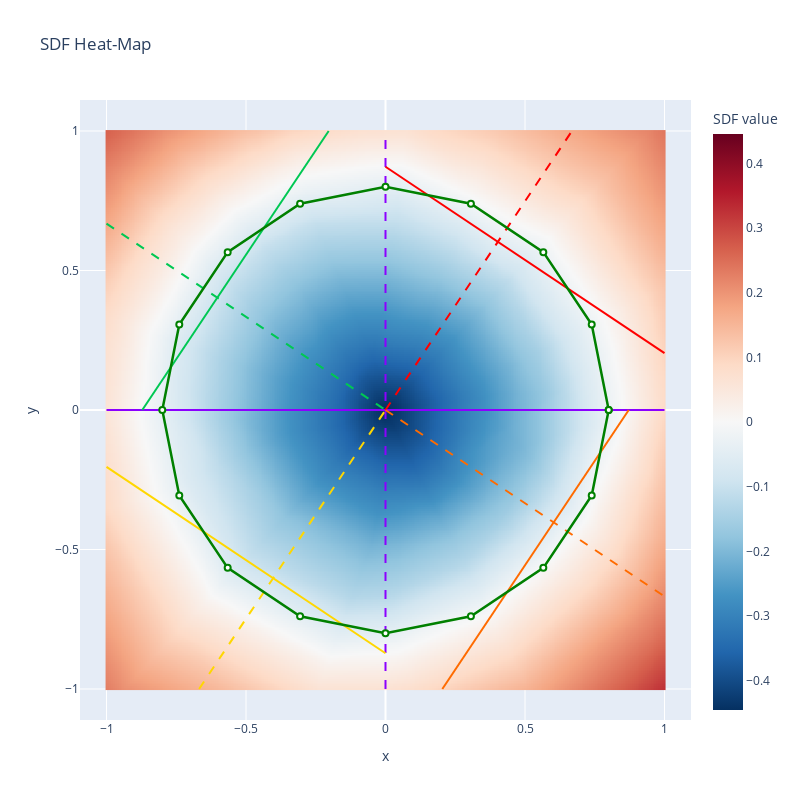
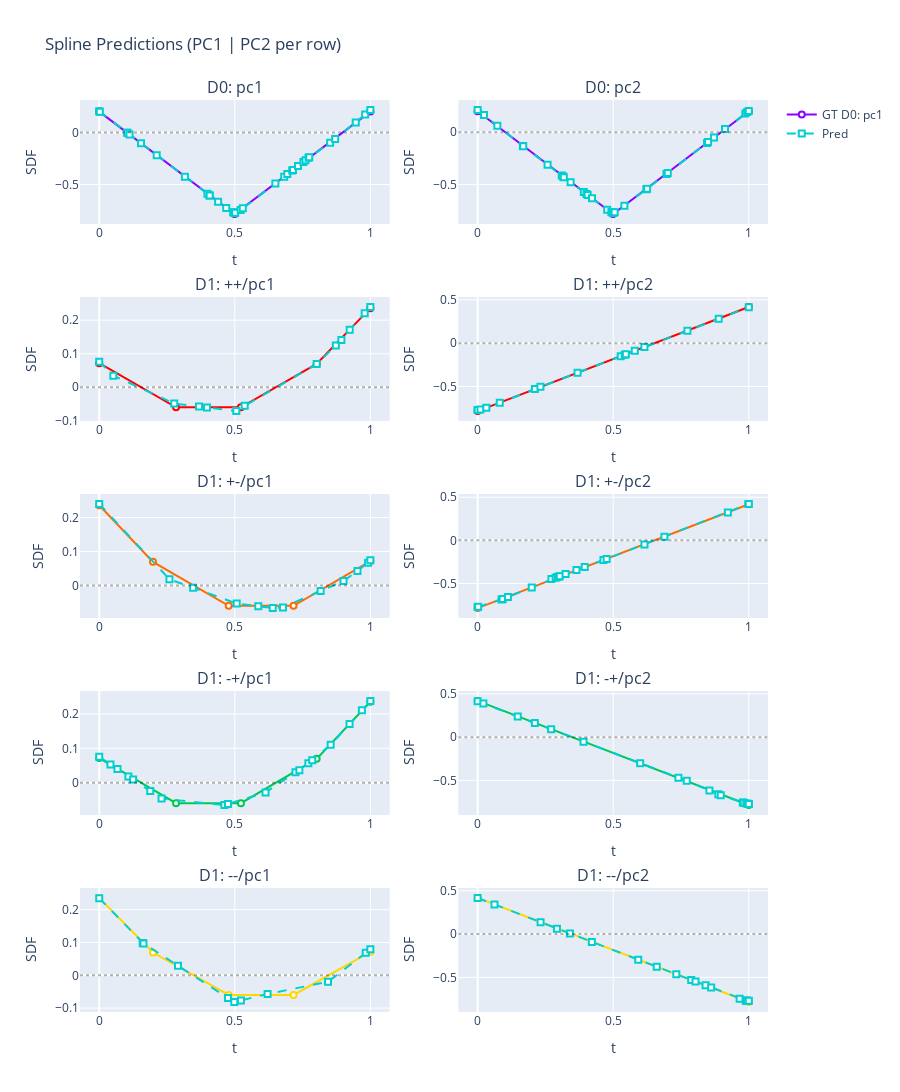

Notebook cell for these charts, in order:
### Code cell
# Import the new refactored functions
from ainr.vis import plot_sdf_heatmap, plot_splines

# Example 1: Plot just the SDF heatmap with polygons and spline lines
plot_sdf_heatmap(mlp, splines=splines, polygons=polygons, interactive=True)

# Example 2: Plot splines separately (PC1 | PC2 per row)
plot_splines(splines, interactive=True)

# Example 3: Interactive versions (requires plotly)
# plot_sdf_heatmap(mlp, splines=splines, polygons=polygons, interactive=True)
# plot_splines(splines, interactive=True)

### Figure 1 — Plotly figure (JSON) as saved in the notebook; plotly's stock layout.template omitted (floating-point values rounded to 4 significant figures; data arrays with more than 128 entries replaced by an {"elided": "..."} marker saying what was removed)
{"data": [{"colorbar": {"title": {"text": "SDF value"}}, "colorscale": [[0, "rgb(5,48,97)"], [0.1, "rgb(33,102,172)"], [0.2, "rgb(67,147,195)"], [0.3, "rgb(146,197,222)"], [0.4, "rgb(209,229,240)"], [0.5, "rgb(247,247,247)"], [0.6, "rgb(253,219,199)"], [0.7, "rgb(244,165,130)"], [0.8, "rgb(214,96,77)"], [0.9, "rgb(178,24,43)"], [1, "rgb(103,0,31)"]], "type": "heatmap", "x": {"elided": "300 float values"}, "y": {"elided": "300 float values"}, "z": {"elided": "300x300 float values"}, "zmid": 0}, {"line": {"color": "#8B00FF", "dash": "solid", "width": 2}, "mode": "lines", "name": "D0: pc1", "showlegend": false, "type": "scatter", "x": [-1, 1], "y": [7.633e-17, 7.633e-17]}, {"line": {"color": "#8B00FF", "dash": "dash", "width": 2}, "mode": "lines", "name": "D0: pc2", "showlegend": false, "type": "scatter", "x": [-4.163e-17, -4.163e-17], "y": [-1, 1]}, {"line": {"color": "#FF0000", "dash": "solid", "width": 2}, "mode": "lines", "name": "D1: ++/pc1", "showlegend": false, "type": "scatter", "x": [-5.551e-17, 1], "y": [0.8718, 0.2037]}, {"line": {"color": "#FF0000", "dash": "dash", "width": 2}, "mode": "lines", "name": "D1: ++/pc2", "showlegend": false, "type": "scatter", "x": [1.665e-16, 0.6682], "y": [1.11e-16, 1]}, {"line": {"color": "#FF6B00", "dash": "solid", "width": 2}, "mode": "lines", "name": "D1: +-/pc1", "showlegend": false, "type": "scatter", "x": [0.2037, 0.8718], "y": [-1, 5.551e-17]}, {"line": {"color": "#FF6B00", "dash": "dash", "width": 2}, "mode": "lines", "name": "D1: +-/pc2", "showlegend": false, "type": "scatter", "x": [0, 1], "y": [-2.22e-16, -0.6682]}, {"line": {"color": "#FFD700", "dash": "solid", "width": 2}, "mode": "lines", "name": "D1: --/pc1", "showlegend": false, "type": "scatter", "x": [-1, -5.551e-17], "y": [-0.2037, -0.8718]}, {"line": {"color": "#FFD700", "dash": "dash", "width": 2}, "mode": "lines", "name": "D1: --/pc2", "showlegend": false, "type": "scatter", "x": [-0.6682, -1.11e-16], "y": [-1, 1.11e-16]}, {"line": {"color": "#00C853", "dash": "solid", "width": 2}, "mode": "lines", "name": "D1: -+/pc1", "showlegend": false, "type": "scatter", "x": [-0.8718, -0.2037], "y": [5.551e-17, 1]}, {"line": {"color": "#00C853", "dash": "dash", "width": 2}, "mode": "lines", "name": "D1: -+/pc2", "showlegend": false, "type": "scatter", "x": [-1, -2.22e-16], "y": [0.6682, 5.551e-17]}, {"line": {"color": "green", "width": 2.5}, "marker": {"color": "white", "line": {"color": "green", "width": 2}, "size": 6}, "mode": "lines+markers", "name": "polygon 0", "showlegend": false, "type": "scatter", "x": [0.8, 0.7391, 0.5657, 0.3061, 4.899e-17, -0.3061, -0.5657, -0.7391, -0.8, -0.7391, -0.5657, -0.3061, -1.47e-16, 0.3061, 0.5657, 0.7391, 0.8], "y": [0.0, 0.3061, 0.5657, 0.7391, 0.8, 0.7391, 0.5657, 0.3061, 9.797e-17, -0.3061, -0.5657, -0.7391, -0.8, -0.7391, -0.5657, -0.3061, 0.0]}], "layout": {"height": 800, "hovermode": "closest", "title": {"text": "SDF Heat-Map"}, "width": 800, "xaxis": {"title": {"text": "x"}}, "yaxis": {"scaleanchor": "x", "scaleratio": 1, "title": {"text": "y"}}}}

### Figure 2 — Plotly figure (JSON) as saved in the notebook; plotly's stock layout.template omitted (floating-point values rounded to 4 significant figures)
{"data": [{"line": {"color": "#8B00FF", "width": 2}, "marker": {"color": "white", "line": {"color": "#8B00FF", "width": 2}, "size": 6}, "mode": "lines+markers", "name": "GT D0: pc1", "showlegend": true, "type": "scatter", "x": [0.0, 0.4995, 1.0], "xaxis": "x", "y": [0.2, -0.7836, 0.2], "yaxis": "y"}, {"line": {"color": "#00CED1", "dash": "dash", "width": 2}, "marker": {"color": "white", "line": {"color": "#00CED1", "width": 2}, "size": 6, "symbol": "square"}, "mode": "lines+markers", "name": "Pred", "showlegend": true, "type": "scatter", "x": [0.0, 0.002091, 0.1035, 0.1039, 0.1118, 0.1542, 0.212, 0.3159, 0.3992, 0.407, 0.4073, 0.4384, 0.4684, 0.494, 0.4964, 0.4992, 0.4996, 0.5015, 0.5216, 0.5295, 0.6496, 0.6823, 0.6938, 0.7117, 0.7147, 0.7331, 0.753, 0.7607, 0.7718, 0.7747, 0.8517, 0.8701, 0.946, 0.9809, 1.0], "xaxis": "x", "y": [0.2031, 0.199, -0.002594, -0.003463, -0.01908, -0.1035, -0.2182, -0.4244, -0.5896, -0.6046, -0.6053, -0.6662, -0.7248, -0.7663, -0.7689, -0.7711, -0.7711, -0.7706, -0.7435, -0.7289, -0.4905, -0.4258, -0.4, -0.3651, -0.3593, -0.3228, -0.2833, -0.268, -0.2436, -0.2384, -0.09961, -0.0617, 0.09472, 0.1724, 0.216], "yaxis": "y"}, {"line": {"color": "#8B00FF", "width": 2}, "marker": {"color": "white", "line": {"color": "#8B00FF", "width": 2}, "size": 6}, "mode": "lines+markers", "name": "GT D0: pc2", "showlegend": false, "type": "scatter", "x": [0.0, 0.4995, 1.0], "xaxis": "x2", "y": [0.2, -0.7836, 0.2], "yaxis": "y2"}, {"line": {"color": "#00CED1", "dash": "dash", "width": 2}, "marker": {"color": "white", "line": {"color": "#00CED1", "width": 2}, "size": 6, "symbol": "square"}, "mode": "lines+markers", "name": "Pred", "showlegend": false, "type": "scatter", "x": [0.0, 0.02353, 0.07273, 0.1668, 0.1682, 0.258, 0.3102, 0.315, 0.3178, 0.3429, 0.3917, 0.4015, 0.4058, 0.4218, 0.4779, 0.4933, 0.4984, 0.4984, 0.5001, 0.5052, 0.5412, 0.6223, 0.625, 0.6965, 0.7013, 0.8459, 0.8499, 0.872, 0.9124, 0.9874, 0.9942, 1.0], "xaxis": "x2", "y": [0.2126, 0.1635, 0.06184, -0.1324, -0.1353, -0.3122, -0.4153, -0.4246, -0.4303, -0.4788, -0.5733, -0.5924, -0.6001, -0.632, -0.7418, -0.7644, -0.7711, -0.7711, -0.771, -0.7655, -0.7046, -0.5461, -0.5408, -0.401, -0.391, -0.1031, -0.09501, -0.05109, 0.02935, 0.1786, 0.1921, 0.2037], "yaxis": "y2"}, {"line": {"color": "#FF0000", "width": 2}, "marker": {"color": "white", "line": {"color": "#FF0000", "width": 2}, "size": 6}, "mode": "lines+markers", "name": "GT D1: ++/pc1", "showlegend": false, "type": "scatter", "x": [0.0, 0.2833, 0.5225, 0.8018, 1.0], "xaxis": "x3", "y": [0.07183, -0.05973, -0.05973, 0.06948, 0.2359], "yaxis": "y3"}, {"line": {"color": "#00CED1", "dash": "dash", "width": 2}, "marker": {"color": "white", "line": {"color": "#00CED1", "width": 2}, "size": 6, "symbol": "square"}, "mode": "lines+markers", "name": "Pred", "showlegend": false, "type": "scatter", "x": [0.0, 0.05201, 0.2766, 0.368, 0.3975, 0.5056, 0.5364, 0.802, 0.8726, 0.8932, 0.9237, 0.9791, 1.0], "xaxis": "x3", "y": [0.07613, 0.03475, -0.04833, -0.05732, -0.06023, -0.07086, -0.05536, 0.0692, 0.1248, 0.1411, 0.1716, 0.2208, 0.2394], "yaxis": "y3"}, {"line": {"color": "#FF0000", "width": 2}, "marker": {"color": "white", "line": {"color": "#FF0000", "width": 2}, "size": 6}, "mode": "lines+markers", "name": "GT D1: ++/pc2", "showlegend": false, "type": "scatter", "x": [0.0, 1.0], "xaxis": "x4", "y": [-0.7846, 0.4181], "yaxis": "y4"}, {"line": {"color": "#00CED1", "dash": "dash", "width": 2}, "marker": {"color": "white", "line": {"color": "#00CED1", "width": 2}, "size": 6, "symbol": "square"}, "mode": "lines+markers", "name": "Pred", "showlegend": false, "type": "scatter", "x": [0.0, 0.0002799, 0.01041, 0.03215, 0.08156, 0.2112, 0.2316, 0.3686, 0.5277, 0.5425, 0.5467, 0.5796, 0.6152, 0.7738, 0.8892, 1.0], "xaxis": "x4", "y": [-0.771, -0.771, -0.7656, -0.7474, -0.6894, -0.53, -0.505, -0.3411, -0.1505, -0.1329, -0.1279, -0.0884, -0.04587, 0.144, 0.2822, 0.4148], "yaxis": "y4"}, {"line": {"color": "#FF6B00", "width": 2}, "marker": {"color": "white", "line": {"color": "#FF6B00", "width": 2}, "size": 6}, "mode": "lines+markers", "name": "GT D1: +-/pc1", "showlegend": false, "type": "scatter", "x": [0.0, 0.1982, 0.4775, 0.7167, 1.0], "xaxis": "x5", "y": [0.2359, 0.06948, -0.05973, -0.05973, 0.07183], "yaxis": "y5"}, {"line": {"color": "#00CED1", "dash": "dash", "width": 2}, "marker": {"color": "white", "line": {"color": "#00CED1", "width": 2}, "size": 6, "symbol": "square"}, "mode": "lines+markers", "name": "Pred", "showlegend": false, "type": "scatter", "x": [0.0, 0.259, 0.3462, 0.507, 0.5866, 0.6398, 0.6776, 0.8167, 0.901, 0.9524, 0.9915, 1.0], "xaxis": "x5", "y": [0.2397, 0.01831, -0.00678, -0.053, -0.06102, -0.06639, -0.06469, -0.01611, 0.01336, 0.0426, 0.06696, 0.07392], "yaxis": "y5"}, {"line": {"color": "#FF6B00", "width": 2}, "marker": {"color": "white", "line": {"color": "#FF6B00", "width": 2}, "size": 6}, "mode": "lines+markers", "name": "GT D1: +-/pc2", "showlegend": false, "type": "scatter", "x": [0.0, 1.0], "xaxis": "x6", "y": [-0.7846, 0.4181], "yaxis": "y6"}, {"line": {"color": "#00CED1", "dash": "dash", "width": 2}, "marker": {"color": "white", "line": {"color": "#00CED1", "width": 2}, "size": 6, "symbol": "square"}, "mode": "lines+markers", "name": "Pred", "showlegend": false, "type": "scatter", "x": [0.0, 0.001884, 0.08819, 0.09245, 0.1117, 0.1995, 0.2722, 0.2874, 0.2943, 0.2995, 0.3031, 0.3246, 0.3645, 0.3949, 0.4641, 0.4757, 0.6154, 0.6889, 0.9229, 0.9983, 1.0], "xaxis": "x6", "y": [-0.771, -0.7708, -0.6854, -0.6807, -0.6571, -0.5464, -0.4469, -0.4321, -0.4255, -0.4202, -0.4158, -0.3895, -0.3434, -0.3083, -0.2284, -0.215, -0.04691, 0.04162, 0.3233, 0.4198, 0.422], "yaxis": "y6"}, {"line": {"color": "#00C853", "width": 2}, "marker": {"color": "white", "line": {"color": "#00C853", "width": 2}, "size": 6}, "mode": "lines+markers", "name": "GT D1: -+/pc1", "showlegend": false, "type": "scatter", "x": [0.0, 0.2833, 0.5225, 0.8018, 1.0], "xaxis": "x7", "y": [0.07183, -0.05973, -0.05973, 0.06948, 0.2359], "yaxis": "y7"}, {"line": {"color": "#00CED1", "dash": "dash", "width": 2}, "marker": {"color": "white", "line": {"color": "#00CED1", "width": 2}, "size": 6, "symbol": "square"}, "mode": "lines+markers", "name": "Pred", "showlegend": false, "type": "scatter", "x": [0.0, 0.04152, 0.06722, 0.1076, 0.125, 0.1882, 0.2298, 0.4616, 0.4747, 0.6133, 0.7238, 0.7382, 0.7713, 0.7856, 0.8536, 0.9232, 0.9686, 1.0], "xaxis": "x7", "y": [0.07571, 0.05334, 0.03974, 0.01837, 0.009137, -0.02428, -0.04632, -0.06514, -0.06198, -0.02848, 0.03043, 0.03593, 0.05663, 0.06561, 0.1105, 0.1712, 0.2108, 0.2382], "yaxis": "y7"}, {"line": {"color": "#00C853", "width": 2}, "marker": {"color": "white", "line": {"color": "#00C853", "width": 2}, "size": 6}, "mode": "lines+markers", "name": "GT D1: -+/pc2", "showlegend": false, "type": "scatter", "x": [0.0, 1.0], "xaxis": "x8", "y": [0.4181, -0.7846], "yaxis": "y8"}, {"line": {"color": "#00CED1", "dash": "dash", "width": 2}, "marker": {"color": "white", "line": {"color": "#00CED1", "width": 2}, "size": 6, "symbol": "square"}, "mode": "lines+markers", "name": "Pred", "showlegend": false, "type": "scatter", "x": [0.0, 0.02129, 0.1479, 0.211, 0.2712, 0.3906, 0.5994, 0.7406, 0.7712, 0.855, 0.8878, 0.8965, 0.9781, 0.9815, 0.9911, 0.9975, 0.9998, 1.0], "xaxis": "x8", "y": [0.4134, 0.388, 0.237, 0.1617, 0.08996, -0.05239, -0.3014, -0.4697, -0.5046, -0.6171, -0.6612, -0.6703, -0.7562, -0.7592, -0.7662, -0.7702, -0.771, -0.771], "yaxis": "y8"}, {"line": {"color": "#FFD700", "width": 2}, "marker": {"color": "white", "line": {"color": "#FFD700", "width": 2}, "size": 6}, "mode": "lines+markers", "name": "GT D1: --/pc1", "showlegend": false, "type": "scatter", "x": [0.0, 0.1982, 0.4775, 0.7167, 1.0], "xaxis": "x9", "y": [0.2359, 0.06948, -0.05973, -0.05973, 0.07183], "yaxis": "y9"}, {"line": {"color": "#00CED1", "dash": "dash", "width": 2}, "marker": {"color": "white", "line": {"color": "#00CED1", "width": 2}, "size": 6, "symbol": "square"}, "mode": "lines+markers", "name": "Pred", "showlegend": false, "type": "scatter", "x": [0.0, 0.1603, 0.1632, 0.2904, 0.4746, 0.4982, 0.5227, 0.6208, 0.8439, 0.9828, 1.0], "xaxis": "x9", "y": [0.2352, 0.09881, 0.09725, 0.0294, -0.06883, -0.08141, -0.07647, -0.05666, -0.01985, 0.06874, 0.0797], "yaxis": "y9"}, {"line": {"color": "#FFD700", "width": 2}, "marker": {"color": "white", "line": {"color": "#FFD700", "width": 2}, "size": 6}, "mode": "lines+markers", "name": "GT D1: --/pc2", "showlegend": false, "type": "scatter", "x": [0.0, 1.0], "xaxis": "x10", "y": [0.4181, -0.7846], "yaxis": "y10"}, {"line": {"color": "#00CED1", "dash": "dash", "width": 2}, "marker": {"color": "white", "line": {"color": "#00CED1", "width": 2}, "size": 6, "symbol": "square"}, "mode": "lines+markers", "name": "Pred", "showlegend": false, "type": "scatter", "x": [0.0, 0.06223, 0.2321, 0.2925, 0.3403, 0.4211, 0.5924, 0.6606, 0.7328, 0.7878, 0.8036, 0.8407, 0.8614, 0.9663, 0.9888, 0.9911, 0.9927, 0.9986, 1.0], "xaxis": "x10", "y": [0.4175, 0.3422, 0.1365, 0.06336, 0.006895, -0.09002, -0.2952, -0.3769, -0.4635, -0.5293, -0.5483, -0.5901, -0.6158, -0.746, -0.7668, -0.7687, -0.7693, -0.7712, -0.771], "yaxis": "y10"}], "layout": {"annotations": [{"font": {"size": 16}, "showarrow": false, "text": "D0: pc1", "x": 0.225, "xanchor": "center", "xref": "paper", "y": 1.0, "yanchor": "bottom", "yref": "paper"}, {"font": {"size": 16}, "showarrow": false, "text": "D0: pc2", "x": 0.775, "xanchor": "center", "xref": "paper", "y": 1.0, "yanchor": "bottom", "yref": "paper"}, {"font": {"size": 16}, "showarrow": false, "text": "D1: ++/pc1", "x": 0.225, "xanchor": "center", "xref": "paper", "y": 0.784, "yanchor": "bottom", "yref": "paper"}, {"font": {"size": 16}, "showarrow": false, "text": "D1: ++/pc2", "x": 0.775, "xanchor": "center", "xref": "paper", "y": 0.784, "yanchor": "bottom", "yref": "paper"}, {"font": {"size": 16}, "showarrow": false, "text": "D1: +-/pc1", "x": 0.225, "xanchor": "center", "xref": "paper", "y": 0.568, "yanchor": "bottom", "yref": "paper"}, {"font": {"size": 16}, "showarrow": false, "text": "D1: +-/pc2", "x": 0.775, "xanchor": "center", "xref": "paper", "y": 0.568, "yanchor": "bottom", "yref": "paper"}, {"font": {"size": 16}, "showarrow": false, "text": "D1: -+/pc1", "x": 0.225, "xanchor": "center", "xref": "paper", "y": 0.352, "yanchor": "bottom", "yref": "paper"}, {"font": {"size": 16}, "showarrow": false, "text": "D1: -+/pc2", "x": 0.775, "xanchor": "center", "xref": "paper", "y": 0.352, "yanchor": "bottom", "yref": "paper"}, {"font": {"size": 16}, "showarrow": false, "text": "D1: --/pc1", "x": 0.225, "xanchor": "center", "xref": "paper", "y": 0.136, "yanchor": "bottom", "yref": "paper"}, {"font": {"size": 16}, "showarrow": false, "text": "D1: --/pc2", "x": 0.775, "xanchor": "center", "xref": "paper", "y": 0.136, "yanchor": "bottom", "yref": "paper"}], "height": 1500, "hovermode": "closest", "shapes": [{"line": {"color": "black", "dash": "dot"}, "opacity": 0.3, "type": "line", "x0": 0, "x1": 1, "xref": "x domain", "y0": 0, "y1": 0, "yref": "y"}, {"line": {"color": "black", "dash": "dot"}, "opacity": 0.3, "type": "line", "x0": 0, "x1": 1, "xref": "x2 domain", "y0": 0, "y1": 0, "yref": "y2"}, {"line": {"color": "black", "dash": "dot"}, "opacity": 0.3, "type": "line", "x0": 0, "x1": 1, "xref": "x3 domain", "y0": 0, "y1": 0, "yref": "y3"}, {"line": {"color": "black", "dash": "dot"}, "opacity": 0.3, "type": "line", "x0": 0, "x1": 1, "xref": "x4 domain", "y0": 0, "y1": 0, "yref": "y4"}, {"line": {"color": "black", "dash": "dot"}, "opacity": 0.3, "type": "line", "x0": 0, "x1": 1, "xref": "x5 domain", "y0": 0, "y1": 0, "yref": "y5"}, {"line": {"color": "black", "dash": "dot"}, "opacity": 0.3, "type": "line", "x0": 0, "x1": 1, "xref": "x6 domain", "y0": 0, "y1": 0, "yref": "y6"}, {"line": {"color": "black", "dash": "dot"}, "opacity": 0.3, "type": "line", "x0": 0, "x1": 1, "xref": "x7 domain", "y0": 0, "y1": 0, "yref": "y7"}, {"line": {"color": "black", "dash": "dot"}, "opacity": 0.3, "type": "line", "x0": 0, "x1": 1, "xref": "x8 domain", "y0": 0, "y1": 0, "yref": "y8"}, {"line": {"color": "black", "dash": "dot"}, "opacity": 0.3, "type": "line", "x0": 0, "x1": 1, "xref": "x9 domain", "y0": 0, "y1": 0, "yref": "y9"}, {"line": {"color": "black", "dash": "dot"}, "opacity": 0.3, "type": "line", "x0": 0, "x1": 1, "xref": "x10 domain", "y0": 0, "y1": 0, "yref": "y10"}], "showlegend": true, "title": {"text": "Spline Predictions (PC1 | PC2 per row)"}, "xaxis": {"anchor": "y", "domain": [0, 0.45], "title": {"text": "t"}}, "xaxis10": {"anchor": "y10", "domain": [0.55, 1], "title": {"text": "t"}}, "xaxis2": {"anchor": "y2", "domain": [0.55, 1], "title": {"text": "t"}}, "xaxis3": {"anchor": "y3", "domain": [0, 0.45], "title": {"text": "t"}}, "xaxis4": {"anchor": "y4", "domain": [0.55, 1], "title": {"text": "t"}}, "xaxis5": {"anchor": "y5", "domain": [0, 0.45], "title": {"text": "t"}}, "xaxis6": {"anchor": "y6", "domain": [0.55, 1], "title": {"text": "t"}}, "xaxis7": {"anchor": "y7", "domain": [0, 0.45], "title": {"text": "t"}}, "xaxis8": {"anchor": "y8", "domain": [0.55, 1], "title": {"text": "t"}}, "xaxis9": {"anchor": "y9", "domain": [0, 0.45], "title": {"text": "t"}}, "yaxis": {"anchor": "x", "domain": [0.864, 1.0], "title": {"text": "SDF"}}, "yaxis10": {"anchor": "x10", "domain": [0, 0.136], "title": {"text": "SDF"}}, "yaxis2": {"anchor": "x2", "domain": [0.864, 1.0], "title": {"text": "SDF"}}, "yaxis3": {"anchor": "x3", "domain": [0.648, 0.784], "title": {"text": "SDF"}}, "yaxis4": {"anchor": "x4", "domain": [0.648, 0.784], "title": {"text": "SDF"}}, "yaxis5": {"anchor": "x5", "domain": [0.432, 0.568], "title": {"text": "SDF"}}, "yaxis6": {"anchor": "x6", "domain": [0.432, 0.568], "title": {"text": "SDF"}}, "yaxis7": {"anchor": "x7", "domain": [0.216, 0.352], "title": {"text": "SDF"}}, "yaxis8": {"anchor": "x8", "domain": [0.216, 0.352], "title": {"text": "SDF"}}, "yaxis9": {"anchor": "x9", "domain": [0, 0.136], "title": {"text": "SDF"}}}}
